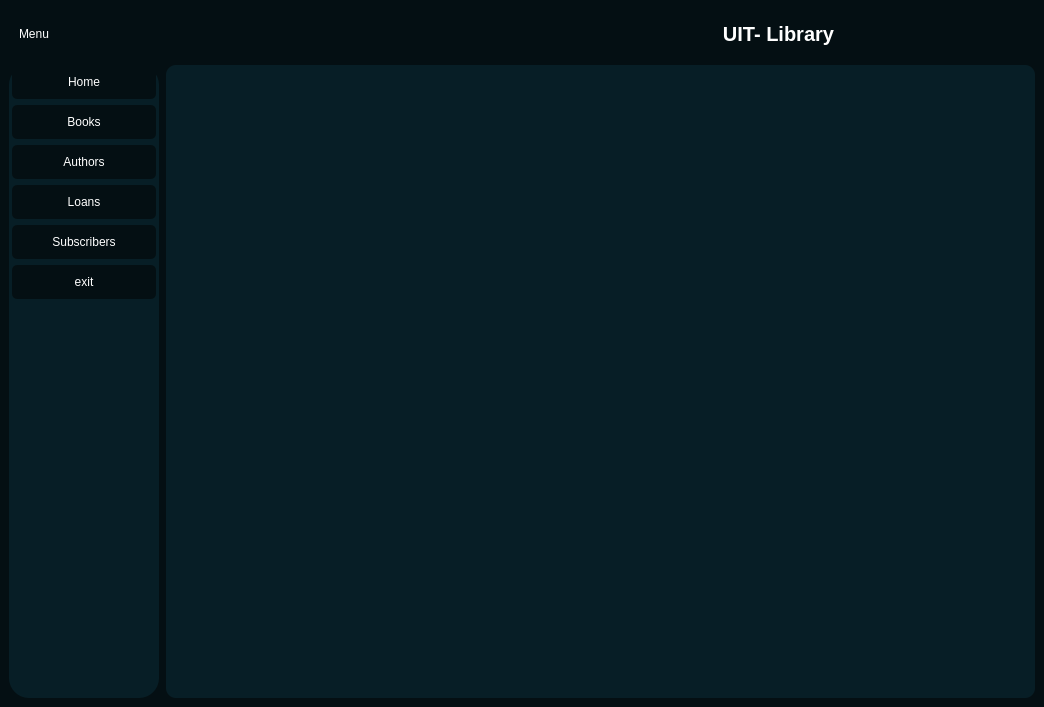
<?xml version="1.0" encoding="UTF-8"?>
<ui version="4.0">
 <class>MainWindow</class>
 <widget class="QMainWindow" name="MainWindow">
  <property name="geometry">
   <rect>
    <x>0</x>
    <y>0</y>
    <width>1044</width>
    <height>707</height>
   </rect>
  </property>
  <property name="windowTitle">
   <string>MainWindow</string>
  </property>
  <widget class="QWidget" name="centralwidget">
   <property name="styleSheet">
    <string notr="true">*{
	border:none;
	background-color:transparent;
	color:#FFF;
}
#centralwidget{
	background-color:#040f13;
}
#side_menu{
	background-color:#071e26;
	border-radius:20px;

}
QPushButton{
	padding:10px;
	background-color:#040f13;
	border-radius:5px;
}
#main_body{
	background-color:#071e26;
	border-radius:10px;

}

</string>
   </property>
   <layout class="QVBoxLayout" name="verticalLayout">
    <item alignment="Qt::AlignTop">
     <widget class="QFrame" name="header">
      <property name="minimumSize">
       <size>
        <width>0</width>
        <height>50</height>
       </size>
      </property>
      <property name="maximumSize">
       <size>
        <width>16777215</width>
        <height>50</height>
       </size>
      </property>
      <property name="frameShape">
       <enum>QFrame::StyledPanel</enum>
      </property>
      <property name="frameShadow">
       <enum>QFrame::Raised</enum>
      </property>
      <layout class="QHBoxLayout" name="horizontalLayout_2">
       <property name="spacing">
        <number>0</number>
       </property>
       <property name="leftMargin">
        <number>0</number>
       </property>
       <property name="topMargin">
        <number>0</number>
       </property>
       <property name="rightMargin">
        <number>0</number>
       </property>
       <property name="bottomMargin">
        <number>0</number>
       </property>
       <item alignment="Qt::AlignLeft">
        <widget class="QFrame" name="frame">
         <property name="frameShape">
          <enum>QFrame::StyledPanel</enum>
         </property>
         <property name="frameShadow">
          <enum>QFrame::Raised</enum>
         </property>
         <layout class="QHBoxLayout" name="horizontalLayout_3">
          <property name="spacing">
           <number>0</number>
          </property>
          <property name="leftMargin">
           <number>0</number>
          </property>
          <property name="topMargin">
           <number>0</number>
          </property>
          <property name="rightMargin">
           <number>0</number>
          </property>
          <property name="bottomMargin">
           <number>0</number>
          </property>
          <item>
           <widget class="QPushButton" name="pushButton">
            <property name="minimumSize">
             <size>
              <width>0</width>
              <height>30</height>
             </size>
            </property>
            <property name="maximumSize">
             <size>
              <width>16777215</width>
              <height>30</height>
             </size>
            </property>
            <property name="text">
             <string>Menu</string>
            </property>
            <property name="icon">
             <iconset resource="../ressources/icons/ressource.qrc">
              <normaloff>:/icon/menu.png</normaloff>
              <normalon>:/icon/menu-dark.png</normalon>:/icon/menu.png</iconset>
            </property>
            <property name="iconSize">
             <size>
              <width>24</width>
              <height>24</height>
             </size>
            </property>
           </widget>
          </item>
         </layout>
        </widget>
       </item>
       <item>
        <widget class="QFrame" name="frame_3">
         <property name="font">
          <font>
           <pointsize>15</pointsize>
          </font>
         </property>
         <property name="frameShape">
          <enum>QFrame::StyledPanel</enum>
         </property>
         <property name="frameShadow">
          <enum>QFrame::Raised</enum>
         </property>
         <layout class="QHBoxLayout" name="horizontalLayout_4">
          <property name="spacing">
           <number>0</number>
          </property>
          <property name="leftMargin">
           <number>0</number>
          </property>
          <property name="topMargin">
           <number>0</number>
          </property>
          <property name="rightMargin">
           <number>0</number>
          </property>
          <property name="bottomMargin">
           <number>0</number>
          </property>
          <item>
           <widget class="QLabel" name="label">
            <property name="font">
             <font>
              <pointsize>15</pointsize>
              <weight>75</weight>
              <bold>true</bold>
             </font>
            </property>
            <property name="text">
             <string>UIT- Library</string>
            </property>
            <property name="alignment">
             <set>Qt::AlignCenter</set>
            </property>
           </widget>
          </item>
         </layout>
        </widget>
       </item>
      </layout>
     </widget>
    </item>
    <item>
     <widget class="QFrame" name="frame_2">
      <property name="sizePolicy">
       <sizepolicy hsizetype="Preferred" vsizetype="Expanding">
        <horstretch>0</horstretch>
        <verstretch>0</verstretch>
       </sizepolicy>
      </property>
      <property name="frameShape">
       <enum>QFrame::StyledPanel</enum>
      </property>
      <property name="frameShadow">
       <enum>QFrame::Raised</enum>
      </property>
      <layout class="QHBoxLayout" name="horizontalLayout">
       <property name="spacing">
        <number>7</number>
       </property>
       <property name="leftMargin">
        <number>0</number>
       </property>
       <property name="topMargin">
        <number>0</number>
       </property>
       <property name="rightMargin">
        <number>0</number>
       </property>
       <property name="bottomMargin">
        <number>0</number>
       </property>
       <item>
        <widget class="QCustomSideMenu" name="side_menu" native="true">
         <layout class="QVBoxLayout" name="verticalLayout_2">
          <property name="spacing">
           <number>0</number>
          </property>
          <property name="leftMargin">
           <number>0</number>
          </property>
          <property name="topMargin">
           <number>0</number>
          </property>
          <property name="rightMargin">
           <number>0</number>
          </property>
          <property name="bottomMargin">
           <number>0</number>
          </property>
          <item alignment="Qt::AlignTop">
           <widget class="QFrame" name="frame_4">
            <property name="minimumSize">
             <size>
              <width>150</width>
              <height>0</height>
             </size>
            </property>
            <property name="maximumSize">
             <size>
              <width>150</width>
              <height>16777215</height>
             </size>
            </property>
            <property name="frameShape">
             <enum>QFrame::StyledPanel</enum>
            </property>
            <property name="frameShadow">
             <enum>QFrame::Raised</enum>
            </property>
            <layout class="QVBoxLayout" name="verticalLayout_3">
             <property name="spacing">
              <number>6</number>
             </property>
             <property name="leftMargin">
              <number>3</number>
             </property>
             <property name="topMargin">
              <number>0</number>
             </property>
             <property name="rightMargin">
              <number>3</number>
             </property>
             <property name="bottomMargin">
              <number>0</number>
             </property>
             <item>
              <widget class="QPushButton" name="pushButton_2">
               <property name="text">
                <string>Home</string>
               </property>
               <property name="icon">
                <iconset resource="../ressources/icons/ressource.qrc">
                 <normaloff>:/icon/home.png</normaloff>
                 <normalon>:/icon/home-dark.png</normalon>:/icon/home.png</iconset>
               </property>
              </widget>
             </item>
             <item>
              <widget class="QPushButton" name="pushButton_3">
               <property name="text">
                <string>Books</string>
               </property>
               <property name="icon">
                <iconset resource="../ressources/icons/ressource.qrc">
                 <normaloff>:/icon/books.png</normaloff>
                 <normalon>:/icon/books-dark.png</normalon>:/icon/books.png</iconset>
               </property>
              </widget>
             </item>
             <item>
              <widget class="QPushButton" name="pushButton_4">
               <property name="text">
                <string>Authors</string>
               </property>
               <property name="icon">
                <iconset resource="../ressources/icons/ressource.qrc">
                 <normaloff>:/icon/dark.png</normaloff>
                 <normalon>:/icon/authors-dark.png</normalon>:/icon/dark.png</iconset>
               </property>
              </widget>
             </item>
             <item>
              <widget class="QPushButton" name="pushButton_5">
               <property name="text">
                <string>Loans</string>
               </property>
               <property name="icon">
                <iconset resource="../ressources/icons/ressource.qrc">
                 <normaloff>:/icon/clock.png</normaloff>
                 <normalon>:/icon/clock-dark.png</normalon>:/icon/clock.png</iconset>
               </property>
              </widget>
             </item>
             <item>
              <widget class="QPushButton" name="pushButton_6">
               <property name="text">
                <string>Subscribers</string>
               </property>
               <property name="icon">
                <iconset resource="../ressources/icons/ressource.qrc">
                 <normaloff>:/icon/sub.png</normaloff>
                 <normalon>:/icon/sub-dark.png</normalon>:/icon/sub.png</iconset>
               </property>
              </widget>
             </item>
             <item>
              <widget class="QPushButton" name="pushButton_7">
               <property name="text">
                <string>exit</string>
               </property>
               <property name="icon">
                <iconset resource="../ressources/icons/ressource.qrc">
                 <normaloff>:/icon/exit.png</normaloff>
                 <normalon>:/icon/exit-dark.png</normalon>:/icon/exit.png</iconset>
               </property>
              </widget>
             </item>
            </layout>
           </widget>
          </item>
         </layout>
        </widget>
       </item>
       <item>
        <widget class="QFrame" name="main_body">
         <property name="sizePolicy">
          <sizepolicy hsizetype="Expanding" vsizetype="Preferred">
           <horstretch>0</horstretch>
           <verstretch>0</verstretch>
          </sizepolicy>
         </property>
         <property name="frameShape">
          <enum>QFrame::StyledPanel</enum>
         </property>
         <property name="frameShadow">
          <enum>QFrame::Raised</enum>
         </property>
        </widget>
       </item>
      </layout>
     </widget>
    </item>
   </layout>
  </widget>
 </widget>
 <customwidgets>
  <customwidget>
   <class>QCustomSideMenu</class>
   <extends>QWidget</extends>
   <header location="global">Custom_Widgets.Widgets.h</header>
   <container>1</container>
  </customwidget>
 </customwidgets>
 <resources>
  <include location="../ressources/icons/ressource.qrc"/>
 </resources>
 <connections/>
</ui>
